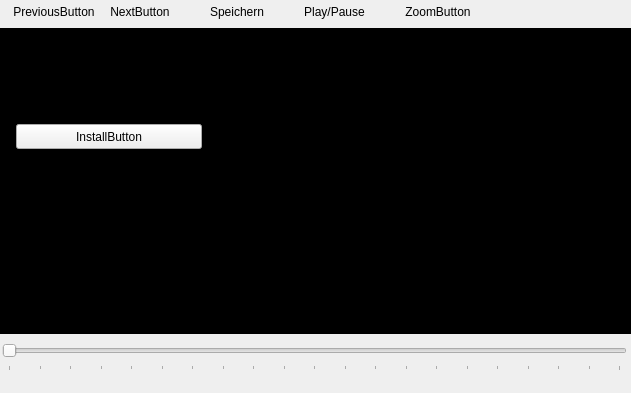
<?xml version="1.0" encoding="UTF-8"?>
<ui version="4.0">
  <class>PlayVideoForm</class>
  <widget class="QDialog" name="PlayVideoForm">
    <property name="geometry"><rect><x>0</x><y>0</y><width>631</width><height>393</height></rect></property>
    <property name="windowTitle"><string>PlayVideoForm</string></property>
    <property name="vclPosition" stdset="0"><string notr="true">poOwnerFormCenter</string></property>
    <property name="vclBorderIcons" stdset="0"><string notr="true">biSystemMenu,biMaximize</string></property>
    <property name="vclKeyPreview" stdset="0"><bool>true</bool></property>
    <property name="vclMinWidth" stdset="0"><number>400</number></property>
    <property name="vclMinHeight" stdset="0"><number>300</number></property>
    <property name="vclDesignWidth" stdset="0"><number>631</number></property>
    <property name="vclDesignHeight" stdset="0"><number>393</number></property>
    <widget class="QFrame" name="CoolBar">
      <property name="geometry"><rect><x>0</x><y>0</y><width>631</width><height>28</height></rect></property>
      <property name="vclAlign" stdset="0"><string notr="true">alTop</string></property>
      <property name="frameShape"><enum>QFrame::NoFrame</enum></property>
      <property name="frameShadow"><enum>QFrame::Plain</enum></property>
      <property name="vclClass" stdset="0"><string notr="true">TCoolBar</string></property>
      <widget class="QToolBar" name="ToolBar">
        <property name="geometry"><rect><x>2</x><y>0</y><width>625</width><height>24</height></rect></property>
        <property name="vclAlign" stdset="0"><string notr="true">alClient</string></property>
        <property name="movable"><bool>false</bool></property>
        <property name="floatable"><bool>false</bool></property>
        <property name="iconSize"><size><width>16</width><height>16</height></size></property>
        <property name="toolButtonStyle"><enum>Qt::ToolButtonTextBesideIcon</enum></property>
        <property name="vclButtonWidth" stdset="0"><number>100</number></property>
        <property name="vclButtonHeight" stdset="0"><number>22</number></property>
        <property name="vclImages" stdset="0"><string notr="true">ImageList</string></property>
        <property name="vclWrapable" stdset="0"><bool>false</bool></property>
        <addaction name="PreviousButton"/>
        <addaction name="NextButton"/>
        <addaction name="ToolButton1"/>
        <addaction name="SaveButton"/>
        <addaction name="ToolButton2"/>
        <addaction name="PlayPauseButton"/>
        <addaction name="ToolButton3"/>
        <addaction name="ZoomButton"/>
      </widget>
    </widget>
    <widget class="QFrame" name="MediaPanel">
      <property name="geometry"><rect><x>0</x><y>28</y><width>631</width><height>306</height></rect></property>
      <property name="styleSheet"><string notr="true">#MediaPanel { background-color: #000000; }</string></property>
      <property name="vclAlign" stdset="0"><string notr="true">alClient</string></property>
      <property name="frameShape"><enum>QFrame::NoFrame</enum></property>
      <property name="frameShadow"><enum>QFrame::Plain</enum></property>
      <property name="vclClass" stdset="0"><string notr="true">TPanel</string></property>
      <widget class="QLabel" name="InfoLabel">
        <property name="geometry"><rect><x>16</x><y>16</y><width>601</width><height>65</height></rect></property>
        <property name="vclAnchors" stdset="0"><string notr="true">akLeft,akTop,akRight</string></property>
        <property name="text"><string>InfoLabel</string></property>
        <property name="textFormat"><enum>Qt::PlainText</enum></property>
        <property name="wordWrap"><bool>true</bool></property>
        <property name="alignment"><set>Qt::AlignLeft|Qt::AlignTop</set></property>
      </widget>
      <widget class="QPushButton" name="InstallButton">
        <property name="geometry"><rect><x>16</x><y>96</y><width>186</width><height>25</height></rect></property>
        <property name="text"><string>InstallButton</string></property>
        <property name="icon"><iconset resource="../../resources/dfend.qrc"><normaloff>:/glyphs/3a424dac33bae56c.png</normaloff></iconset></property>
        <property name="autoDefault"><bool>false</bool></property>
        <property name="vclOnClick" stdset="0"><string notr="true">InstallButtonClick</string></property>
      </widget>
    </widget>
    <widget class="QFrame" name="Panel1">
      <property name="geometry"><rect><x>0</x><y>334</y><width>631</width><height>40</height></rect></property>
      <property name="vclAlign" stdset="0"><string notr="true">alBottom</string></property>
      <property name="frameShape"><enum>QFrame::NoFrame</enum></property>
      <property name="frameShadow"><enum>QFrame::Plain</enum></property>
      <property name="vclClass" stdset="0"><string notr="true">TPanel</string></property>
      <widget class="QSlider" name="TrackBar">
        <property name="geometry"><rect><x>2</x><y>4</y><width>625</width><height>33</height></rect></property>
        <property name="vclAnchors" stdset="0"><string notr="true">akLeft,akTop,akRight</string></property>
        <property name="orientation"><enum>Qt::Horizontal</enum></property>
        <property name="minimum"><number>0</number></property>
        <property name="maximum"><number>100</number></property>
        <property name="pageStep"><number>5</number></property>
        <property name="tickInterval"><number>5</number></property>
        <property name="tickPosition"><enum>QSlider::TicksBelow</enum></property>
      </widget>
    </widget>
    <widget class="QStatusBar" name="StatusBar">
      <property name="geometry"><rect><x>0</x><y>374</y><width>631</width><height>19</height></rect></property>
      <property name="vclAlign" stdset="0"><string notr="true">alBottom</string></property>
      <property name="sizeGripEnabled"><bool>false</bool></property>
      <property name="vclPanelWidths" stdset="0"><string notr="true">100,75,75,50</string></property>
    </widget>
    <widget class="QMenu" name="PopupMenu">
      <property name="vclPopupMenu" stdset="0"><bool>true</bool></property>
    </widget>
    <widget class="QMenu" name="ZoomPopupMenu">
      <property name="vclPopupMenu" stdset="0"><bool>true</bool></property>
      <addaction name="ZoomMenuItem1"/>
      <addaction name="ZoomMenuItem2"/>
      <addaction name="ZoomMenuItem3"/>
      <addaction name="ZoomMenuItem4"/>
      <addaction name="ZoomMenuItem5"/>
      <addaction name="ZoomMenuItem6"/>
      <addaction name="ZoomMenuItem7"/>
      <addaction name="ZoomMenuItem8"/>
      <addaction name="ZoomMenuItem9"/>
      <addaction name="ZoomMenuItem10"/>
      <addaction name="ZoomMenuItem11"/>
      <addaction name="ZoomMenuItem12"/>
    </widget>
    <action name="PreviousButton">
      <property name="text"><string>PreviousButton</string></property>
      <property name="icon"><iconset resource="../../resources/dfend.qrc"><normaloff>:/imagelists/PlayVideoFormUnit/ImageList/1.png</normaloff></iconset></property>
    </action>
    <action name="NextButton">
      <property name="text"><string>NextButton</string></property>
      <property name="icon"><iconset resource="../../resources/dfend.qrc"><normaloff>:/imagelists/PlayVideoFormUnit/ImageList/2.png</normaloff></iconset></property>
      <property name="tag" stdset="0"><number>1</number></property>
    </action>
    <action name="ToolButton1">
      <property name="vclSeparator" stdset="0"><bool>true</bool></property>
    </action>
    <action name="SaveButton">
      <property name="text"><string>Speichern</string></property>
      <property name="icon"><iconset resource="../../resources/dfend.qrc"><normaloff>:/imagelists/PlayVideoFormUnit/ImageList/0.png</normaloff></iconset></property>
      <property name="tag" stdset="0"><number>2</number></property>
    </action>
    <action name="ToolButton2">
      <property name="vclSeparator" stdset="0"><bool>true</bool></property>
    </action>
    <action name="PlayPauseButton">
      <property name="text"><string>Play/Pause</string></property>
      <property name="icon"><iconset resource="../../resources/dfend.qrc"><normaloff>:/imagelists/PlayVideoFormUnit/ImageList/3.png</normaloff></iconset></property>
      <property name="tag" stdset="0"><number>3</number></property>
    </action>
    <action name="ToolButton3">
      <property name="vclSeparator" stdset="0"><bool>true</bool></property>
    </action>
    <action name="ZoomButton">
      <property name="text"><string>ZoomButton</string></property>
      <property name="icon"><iconset resource="../../resources/dfend.qrc"><normaloff>:/imagelists/PlayVideoFormUnit/ImageList/4.png</normaloff></iconset></property>
      <property name="vclDropdownMenu" stdset="0"><string notr="true">ZoomPopupMenu</string></property>
    </action>
    <action name="ZoomMenuItem1">
      <property name="text"><string>25%</string></property>
      <property name="tag" stdset="0"><number>4</number></property>
    </action>
    <action name="ZoomMenuItem2">
      <property name="text"><string>33%</string></property>
      <property name="tag" stdset="0"><number>4</number></property>
    </action>
    <action name="ZoomMenuItem3">
      <property name="text"><string>50%</string></property>
      <property name="tag" stdset="0"><number>4</number></property>
    </action>
    <action name="ZoomMenuItem4">
      <property name="text"><string>75%</string></property>
      <property name="tag" stdset="0"><number>4</number></property>
    </action>
    <action name="ZoomMenuItem5">
      <property name="text"><string>100%</string></property>
      <property name="tag" stdset="0"><number>4</number></property>
    </action>
    <action name="ZoomMenuItem6">
      <property name="text"><string>125%</string></property>
      <property name="tag" stdset="0"><number>4</number></property>
    </action>
    <action name="ZoomMenuItem7">
      <property name="text"><string>150%</string></property>
      <property name="tag" stdset="0"><number>4</number></property>
    </action>
    <action name="ZoomMenuItem8">
      <property name="text"><string>175%</string></property>
      <property name="tag" stdset="0"><number>4</number></property>
    </action>
    <action name="ZoomMenuItem9">
      <property name="text"><string>200%</string></property>
      <property name="tag" stdset="0"><number>4</number></property>
    </action>
    <action name="ZoomMenuItem10">
      <property name="text"><string>250%</string></property>
      <property name="tag" stdset="0"><number>4</number></property>
    </action>
    <action name="ZoomMenuItem11">
      <property name="text"><string>300%</string></property>
      <property name="tag" stdset="0"><number>4</number></property>
    </action>
    <action name="ZoomMenuItem12">
      <property name="text"><string>400%</string></property>
      <property name="tag" stdset="0"><number>4</number></property>
    </action>
  </widget>
  <tabstops>
    <tabstop>InstallButton</tabstop>
    <tabstop>TrackBar</tabstop>
  </tabstops>
  <resources><include location="../../resources/dfend.qrc"/></resources>
  <connections/>
</ui>
